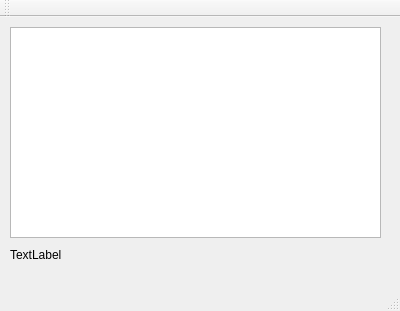
<?xml version="1.0" encoding="UTF-8"?>
<ui version="4.0">
 <class>qlastline</class>
 <widget class="QMainWindow" name="qlastline">
  <property name="geometry">
   <rect>
    <x>0</x>
    <y>0</y>
    <width>400</width>
    <height>311</height>
   </rect>
  </property>
  <property name="windowTitle">
   <string>qlastline</string>
  </property>
  <widget class="QWidget" name="centralWidget">
   <widget class="QLabel" name="lblSelected">
    <property name="geometry">
     <rect>
      <x>10</x>
      <y>230</y>
      <width>191</width>
      <height>16</height>
     </rect>
    </property>
    <property name="text">
     <string>TextLabel</string>
    </property>
   </widget>
   <widget class="QTextEdit" name="txtData">
    <property name="geometry">
     <rect>
      <x>10</x>
      <y>10</y>
      <width>371</width>
      <height>211</height>
     </rect>
    </property>
   </widget>
  </widget>
  <widget class="QMenuBar" name="menuBar">
   <property name="geometry">
    <rect>
     <x>0</x>
     <y>0</y>
     <width>400</width>
     <height>20</height>
    </rect>
   </property>
  </widget>
  <widget class="QToolBar" name="mainToolBar">
   <attribute name="toolBarArea">
    <enum>TopToolBarArea</enum>
   </attribute>
   <attribute name="toolBarBreak">
    <bool>false</bool>
   </attribute>
  </widget>
  <widget class="QStatusBar" name="statusBar"/>
 </widget>
 <layoutdefault spacing="6" margin="11"/>
 <resources/>
 <connections/>
</ui>
